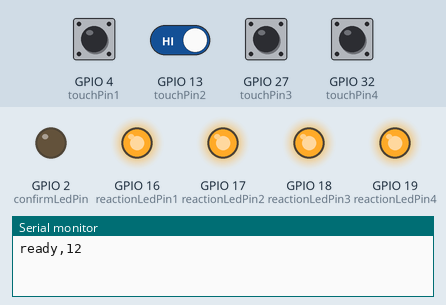
This program was run on a simulated ESP32. On the bench: output pins drawn as LEDs (lit = HIGH), the last lines printed to the serial monitor. The test bench sets the inputs (shaded band); at power-on: GPIO 4 (touchPin1), GPIO 13 (touchPin2), GPIO 27 (touchPin3), GPIO 32 (touchPin4) HIGH. Random numbers use the default seed unless the program sets one.

Above: at 1.2 s.
1.3 s: GPIO 4 (touchPin1) pulled LOW for 0.15 s
At 1.6 s:
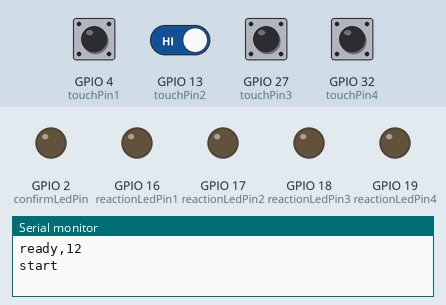
2.9 s: GPIO 4 (touchPin1) driven LOW and GPIO 13 (touchPin2) driven LOW
At 5.7 s:
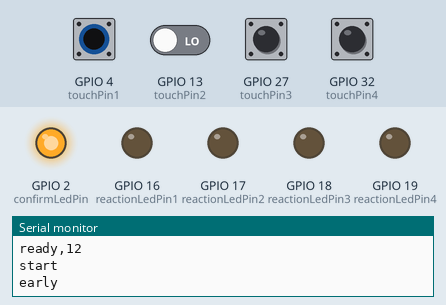
5.9 s: GPIO 4 (touchPin1) driven HIGH and GPIO 13 (touchPin2) driven HIGH
At 8.5 s:
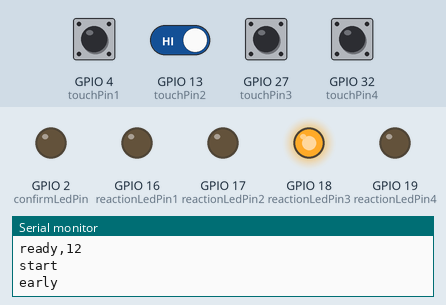
8.8 s: GPIO 27 (touchPin3) pulled LOW for 0.15 s
At 11.3 s:
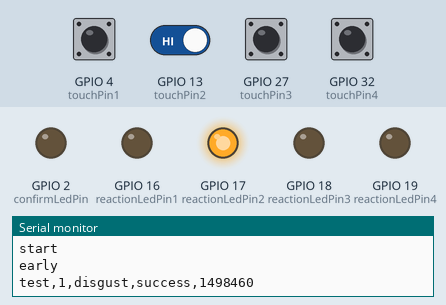
11.9 s: GPIO 32 (touchPin4) pulled LOW for 0.15 s
At 14.7 s:
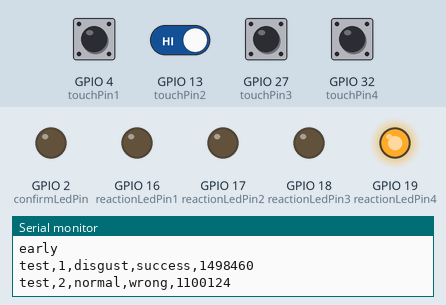
15.0 s: GPIO 32 (touchPin4) pulled LOW for 1 s
At 18.4 s:
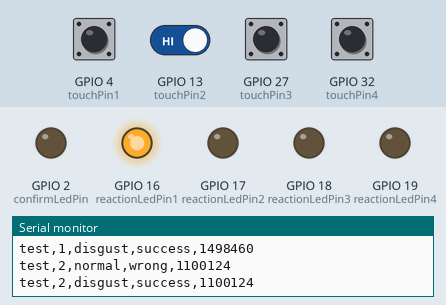
Timing chart, 0 to 19.5 s (numbered marks = the images above; inputs shaded):
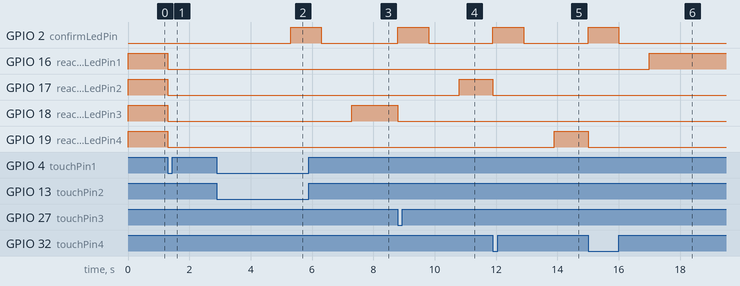

The program:

main.cpp
```cpp
#include <Arduino.h>

// !! IMPORTANT !! - Test count MUST be a multiple of 4!
#define TEST_COUNT 12
#define minSecondsInterval 1
#define maxSecondsInterval 3

// Touch 1 & 2 are normal
// Touch 3 & 4 are disgust
#define touchPin1 4
#define reactionLedPin1 16
#define touchPin2 13
#define reactionLedPin2 17
#define touchPin3 27
#define reactionLedPin3 18
#define touchPin4 32
#define reactionLedPin4 19

#define confirmLedPin 2
#define thresholdPercentage 0.85

int seconds_before_next = 0;
bool started = false;
bool awaitingReaction = false;
unsigned long startWaitTime = 0;
unsigned long startReactionTime = 0;

int trialSequence[TEST_COUNT]; // 0 + 1 are normal - 2 + 3 are disgust
unsigned long disgustReactionTimes[TEST_COUNT / 2];
unsigned long normalReactionTimes[TEST_COUNT / 2];
int disgustReactionCount = 0;
int normalReactionCount = 0;
int disgustWrong = 0;
int normalWrong = 0;
int disgustEarly = 0;
int normalEarly = 0;
int trialIndex = 0;

int touchThreshold1 = 75;
int touchThreshold2 = 75;
int touchThreshold3 = 75;
int touchThreshold4 = 75;

int touchPins[4] = { touchPin1, touchPin2, touchPin3, touchPin4 };
int reactionLedPins[4] = { reactionLedPin1, reactionLedPin2, reactionLedPin3, reactionLedPin4 };

void resetReaction();

template<typename T, size_t N>
unsigned long calculateAverage(T (&values)[N])
{
    unsigned long sum = 0;
    for (size_t i = 0; i < N; i++) sum += values[i];
    return sum / N;
}

void setup()
{
    Serial.begin(115200);
    randomSeed(micros() ^ touchRead(touchPin1) ^ touchRead(touchPin2) ^ touchRead(touchPin3) ^ touchRead(touchPin4));

    // Initialize pins
    pinMode(reactionLedPin1, OUTPUT);
    pinMode(reactionLedPin2, OUTPUT);
    pinMode(reactionLedPin3, OUTPUT);
    pinMode(reactionLedPin4, OUTPUT);
    pinMode(confirmLedPin, OUTPUT);

    // Set initial states
    digitalWrite(reactionLedPin1, HIGH);
    digitalWrite(reactionLedPin2, HIGH);
    digitalWrite(reactionLedPin3, HIGH);
    digitalWrite(reactionLedPin4, HIGH);
    digitalWrite(confirmLedPin, LOW);

    // Calibrate touch sensors
    touchThreshold1 = touchRead(touchPin1) * thresholdPercentage;
    touchThreshold2 = touchRead(touchPin2) * thresholdPercentage;
    touchThreshold3 = touchRead(touchPin3) * thresholdPercentage;
    touchThreshold4 = touchRead(touchPin4) * thresholdPercentage;

    // Trail each sensor the same amount of times
    for (int i = 0; i < TEST_COUNT / 4; i++)
    {
        trialSequence[i * 4 + 0] = 0;      // sensor 1
        trialSequence[i * 4 + 1] = 1;      // sensor 2
        trialSequence[i * 4 + 2] = 2;      // sensor 3
        trialSequence[i * 4 + 3] = 3;      // sensor 4
    }

    // Fisher-Yates shuffle for perfect randomness
    for (int i = TEST_COUNT - 1; i > 0; i--)
    {
        int j = random(i + 1);
        int temp = trialSequence[i];
        trialSequence[i] = trialSequence[j];
        trialSequence[j] = temp;
    }

    Serial.print("ready,");
    Serial.println(TEST_COUNT);
}

void loop()
{
    // Read touch values
    int touchValue1 = touchRead(touchPin1);
    int touchValue2 = touchRead(touchPin2);
    int touchValue3 = touchRead(touchPin3);
    int touchValue4 = touchRead(touchPin4);

    // Determine if there is a touch
    bool touch1 = touchValue1 < touchThreshold1;
    bool touch2 = touchValue2 < touchThreshold2;
    bool touch3 = touchValue3 < touchThreshold3;
    bool touch4 = touchValue4 < touchThreshold4;
    bool anyTouch = touch1 || touch2 || touch3 || touch4;
    bool touches[4] = { touch1, touch2, touch3, touch4 };

    // Wait before any touch if not started
    if (!started)
    {
        if (anyTouch)
        {
            started = true;
            Serial.println("start");
            digitalWrite(reactionLedPin1, LOW);
            digitalWrite(reactionLedPin2, LOW);
            digitalWrite(reactionLedPin3, LOW);
            digitalWrite(reactionLedPin4, LOW);
            delay(3000);
            resetReaction();
        }

        return;
    }

    // Get current trial
    int currentTrial = trialSequence[trialIndex];

    // When all reactions are captured, calculate average
    if (disgustReactionCount + normalReactionCount >= TEST_COUNT)
    {
        // Calculate averages
        unsigned long normalAverage = calculateAverage(normalReactionTimes);
        unsigned long disgustAverage = calculateAverage(disgustReactionTimes);
        unsigned long totalAverage = (normalAverage + disgustAverage) / 2;

        Serial.print("end,");

        // Print results
        Serial.print(normalAverage);
        Serial.print(",");
        Serial.print(disgustAverage);
        Serial.print(",");
        Serial.print(totalAverage);
        Serial.print(",");
        Serial.print(normalEarly);
        Serial.print(",");
        Serial.print(disgustEarly);
        Serial.print(",");
        Serial.print(normalWrong);
        Serial.print(",");
        Serial.println(disgustWrong);

        // Turn of ESP -- Restart test by pressing the reset button (EN)
        esp_deep_sleep_start();
    }

    // Executing interval between tests (also monitor for early inputs to reset test)
    if (!awaitingReaction)
    {
        // If pressed before interval time has passed cancel test and start a new one
        if (anyTouch)
        {
            digitalWrite(confirmLedPin, HIGH);
            Serial.println("early");

            if (currentTrial <= 1)
                normalEarly++;
            else
                disgustEarly++;

            resetReaction();
        }

        // If random interval has passed test reaction time start trial
        else if (millis() - startWaitTime >= seconds_before_next * 1000UL)
        {
            digitalWrite(reactionLedPins[currentTrial], HIGH);
            awaitingReaction = true;
            startReactionTime = micros();
        }
    }

    // Currently testing reaction time
    else if (anyTouch)
    {
        // Capture reaction time
        unsigned long reactionTime = micros() - startReactionTime;
        digitalWrite(reactionLedPins[currentTrial], LOW);
        digitalWrite(confirmLedPin, HIGH);

        Serial.print("test,");
        Serial.print(trialIndex + 1);
        Serial.print(currentTrial <= 1 ? ",normal," : ",disgust,");

        // Correct touch
        if (touches[currentTrial])
        {
            Serial.print("success,");

            // 0 + 1 are normal - 2 + 3 are disgust
            if (currentTrial <= 1)
                normalReactionTimes[normalReactionCount++] = reactionTime;
            else
                disgustReactionTimes[disgustReactionCount++] = reactionTime;

            // Move to next trial
            trialIndex++;
        }

        // Wrong touch
        else
        {
            Serial.print("wrong,");

            if (currentTrial <= 1)
                normalWrong++;
            else
                disgustWrong++;

            // Reshuffle remaining trials
            int remaining = TEST_COUNT - trialIndex;
            if (remaining > 1)
            {
                for (int i = trialIndex; i < TEST_COUNT - 1; i++)
                {
                    int j = random(i, TEST_COUNT);
                    int temp = trialSequence[i];
                    trialSequence[i] = trialSequence[j];
                    trialSequence[j] = temp;
                }
            }
        }

        Serial.println(reactionTime);
        resetReaction();
    }
}

void resetReaction()
{
    delay(1000);
    digitalWrite(confirmLedPin, LOW);
    seconds_before_next = random(minSecondsInterval, maxSecondsInterval);
    awaitingReaction = false;
    startWaitTime = millis();
}
```

Measured:
- after the input at 1.3 s, GPIO 16 (reactionLedPin1), GPIO 17 (reactionLedPin2), GPIO 18 (reactionLedPin3), GPIO 19 (reactionLedPin4): HIGH → LOW at once
- after the input at 2.9 s, GPIO 2 (confirmLedPin): LOW → HIGH after 2.4 s
- after the input at 5.9 s, GPIO 2 (confirmLedPin): HIGH → LOW after 0.40 s; GPIO 18 (reactionLedPin3): LOW → HIGH after 1.4 s
- after the input at 8.8 s, GPIO 2 (confirmLedPin): LOW → HIGH at once, → LOW 1.0 s later; GPIO 17 (reactionLedPin2): LOW → HIGH after 2.0 s; GPIO 18 (reactionLedPin3): HIGH → LOW at once
- after the input at 11.9 s, GPIO 2 (confirmLedPin): LOW → HIGH at once, → LOW 1.0 s later; GPIO 17 (reactionLedPin2): HIGH → LOW at once; GPIO 19 (reactionLedPin4): LOW → HIGH after 2.0 s
- after the input at 15.0 s, GPIO 2 (confirmLedPin): LOW → HIGH at once, → LOW 1.0 s later; GPIO 16 (reactionLedPin1): LOW → HIGH after 2.0 s; GPIO 19 (reactionLedPin4): HIGH → LOW at once
